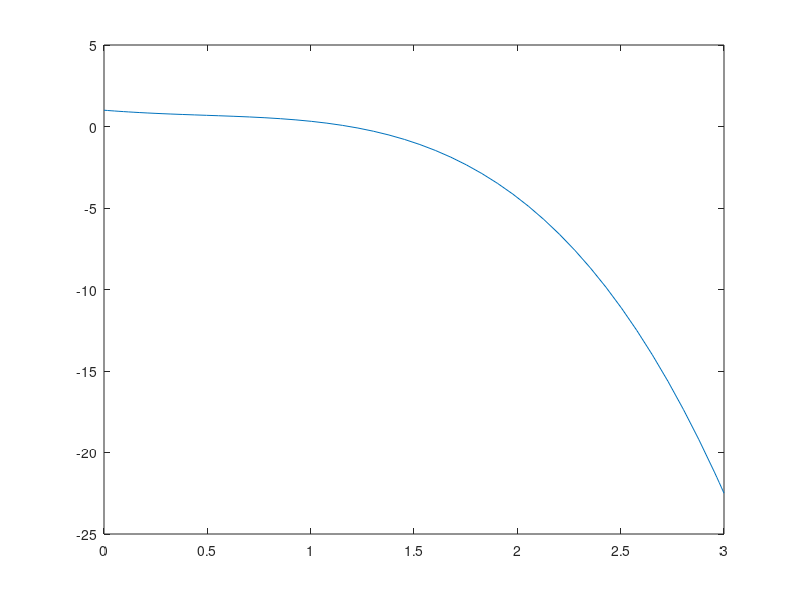

Reproduce this figure in MATLAB.
%Clauson, John
%11/10/2021
%Lab 21: Differentiation

clc, clear, format compact

%% Ex 1

x = 0:0.1:10;
y = cos(x);
n = length(x);
dy = y(3:n)-y(1:n-2);
dx = x(3:n) - x(1:n-2);
dy_dx = dy./dx;

plot(x,y,x(2:n-1),dy_dx)
legend('cos(x)','dy_dx(cos(x))')

%% ODE45
xrange = [0, 3];
yinitial = 1;
F = @(x,y) (-2*x^3+x-y);

[X,Y] = ode45(F, xrange, yinitial);

plot(X,Y);
